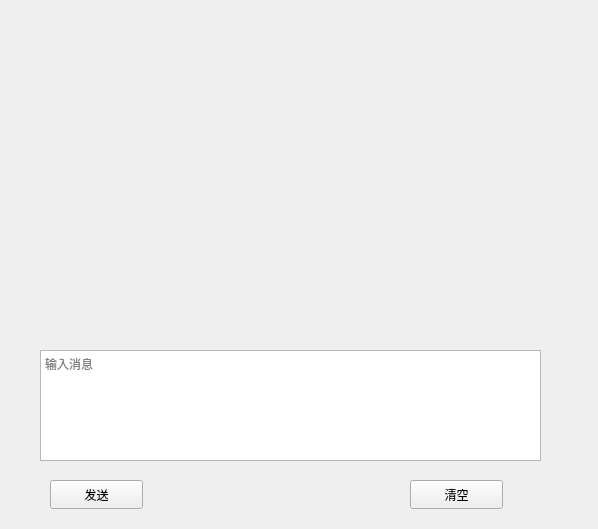
<?xml version="1.0" encoding="UTF-8"?>
<ui version="4.0">
 <class>Chat</class>
 <widget class="QWidget" name="Chat">
  <property name="geometry">
   <rect>
    <x>0</x>
    <y>0</y>
    <width>598</width>
    <height>529</height>
   </rect>
  </property>
  <property name="windowTitle">
   <string>Form</string>
  </property>
  <widget class="QTextEdit" name="textEditLine">
   <property name="geometry">
    <rect>
     <x>40</x>
     <y>350</y>
     <width>501</width>
     <height>111</height>
    </rect>
   </property>
   <property name="placeholderText">
    <string>输入消息</string>
   </property>
  </widget>
  <widget class="QPushButton" name="pushButtonSend">
   <property name="geometry">
    <rect>
     <x>50</x>
     <y>480</y>
     <width>93</width>
     <height>29</height>
    </rect>
   </property>
   <property name="text">
    <string>发送</string>
   </property>
  </widget>
  <widget class="QPushButton" name="pushButtonClear">
   <property name="geometry">
    <rect>
     <x>410</x>
     <y>480</y>
     <width>93</width>
     <height>29</height>
    </rect>
   </property>
   <property name="text">
    <string>清空</string>
   </property>
  </widget>
 </widget>
 <resources/>
 <connections/>
</ui>
